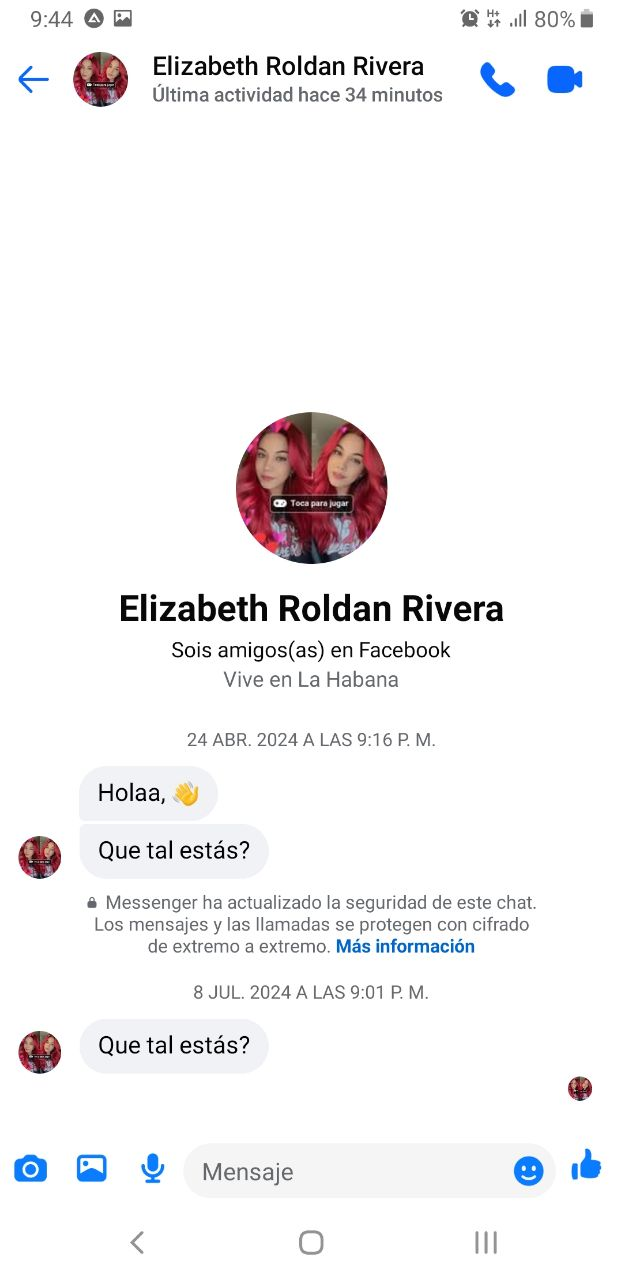
#> input picture machine_learning/img_to_text/imgs_test/messenger_light.jpg, 623 x 1280 px, found by its file name
$ python img_to_text.py
#> lines starting #> are read from the running program, lines starting #| are printed output that depends on the picture; after the words box and inside, x2 and y2 are one past the last pixel; in counts of white or black regions, pixels touching at a corner belong together
### machine_learning/bot/img_handler.py
import cv2
import numpy as np
import pytesseract
try:
    from skimage.metrics import structural_similarity as ssim
    SKIMAGE_AVAILABLE = True
except ImportError:
    SKIMAGE_AVAILABLE = False
    print("Advertencia: scikit-image no instalado. No se calculará SSIM.")
    print("Instala con: pip install scikit-image")

"""

!pip install pyenchant
!sudo apt install enchant-2
!sudo apt install hunspell-es
!pip install easyocr --quiet

"""


CONFIG = {
    # Movil
    'LIGHT_IMG_TEXT_BG_MOVIL': {
        'hex': '#f1f2f6',
        'tolerance-lower-b': 20,
        'tolerance-lower-g': 20,
        'tolerance-lower-r': 20,
        'tolerance-upper-b': 13,
        'tolerance-upper-g': 13,
        'tolerance-upper-r': 13,
    },
    'DARK_IMG_TEXT_BG_MOVIL': {
        'hex': '#333333',
        'tolerance-lower-b': 13,
        'tolerance-lower-g': 13,
        'tolerance-lower-r': 13,
        'tolerance-upper-b': 20,
        'tolerance-upper-g': 20,
        'tolerance-upper-r': 20,
    },
    # Desktop
    'DARK_IMG_TEXT_BG': {
        'hex': '#333333',
        'tolerance-lower-b': 13,
        'tolerance-lower-g': 13,
        'tolerance-lower-r': 13,
        'tolerance-upper-b': 20,
        'tolerance-upper-g': 20,
        'tolerance-upper-r': 20,
    },
    'LIGHT_IMG_TEXT_BG': {
        'hex': '#f0f0f0',
        'tolerance-lower-b': 20,
        'tolerance-lower-g': 20,
        'tolerance-lower-r': 20,
        'tolerance-upper-b': 13,
        'tolerance-upper-g': 13,
        'tolerance-upper-r': 13,
    },
}


class ImgHandler:
    def __init__(self, img_path: str = None, image = None):
        self.img_path = img_path
        self.img = image.copy() \
            if image is not None \
            else cv2.imread(self.img_path)
        self.color_hex = None
        self.color_rgb = None
        self.color_bgr = None
        self.lower_bound = None
        self.upper_bound = None
        self.mask = None
        self.result = None
        self.possible_usernames = []
        self.all_messages = []
        self.coherent_messages = []
        pytesseract.pytesseract.tesseract_cmd = r'C:\Program Files\Tesseract-OCR\tesseract.exe'
        # self.reader = easyocr.Reader(['es'], gpu=True)

        if self.img is None:
            raise Exception("No se pudo cargar la imagen. Verifica la ruta.")


    def get_img(self):
        return self.img

    def get_shape(self):
        return self.img.shape

    # Convierte de hex a RGB
    def hex_to_rgb_color(self, hex_color):
        self.color_hex = hex_color
        self.color_rgb = tuple(int(hex_color[i:i + 2], 16) for i in (1, 3, 5))
        self.color_bgr = self.color_rgb[::-1]
        return self.color_rgb


    def to_bgr_color(self, color: list):
        blue_bgr = np.uint8([[color]])  # Color en formato BGR (OpenCV usa BGR)
        return blue_bgr


    def from_bgr_to_hsv(self, bgr_color):
        hsv_color = cv2.cvtColor(bgr_color, cv2.COLOR_BGR2HSV)
        return hsv_color


    def to_hsv_image(self):
        hsv_image = cv2.cvtColor(self.img, cv2.COLOR_BGR2HSV)
        return hsv_image


    def to_blurred_image(self, image, ksize: tuple, sigmaX: int):
        blurred_image = cv2.GaussianBlur(image, ksize, sigmaX)
        return blurred_image


    # Establece un rango de tolerancia para capturar variaciones del color
    def set_color_tolerance(self, tolerance_lower_b,
                            tolerance_lower_g, tolerance_lower_r,
                            tolerance_upper_b, tolerance_upper_g,
                            tolerance_upper_r
                            ):
        """
        Establece los límites inferior y superior para el rango de colores basado en las tolerancias proporcionadas.

        :param tolerance_lower_b: Tolerancia inferior para el canal azul (B).
        :param tolerance_lower_g: Tolerancia inferior para el canal verde (G).
        :param tolerance_lower_r: Tolerancia inferior para el canal rojo (R).
        :param tolerance_upper_b: Tolerancia superior para el canal azul (B).
        :param tolerance_upper_g: Tolerancia superior para el canal verde (G).
        :param tolerance_upper_r: Tolerancia superior para el canal rojo (R).
        :return: Tupla con los límites inferior y superior.
        """
        # Calcular los límites inferior y superior usando las tolerancias
        self.lower_bound = np.array([
            max(0, self.color_bgr[0] - tolerance_lower_b),
            max(0, self.color_bgr[1] - tolerance_lower_g),
            max(0, self.color_bgr[2] - tolerance_lower_r)
        ])

        self.upper_bound = np.array([
            min(255, self.color_bgr[0] + tolerance_upper_b),
            min(255, self.color_bgr[1] + tolerance_upper_g),
            min(255, self.color_bgr[2] + tolerance_upper_r)
        ])

        return self.lower_bound, self.upper_bound


    def create_mask(self, image=None, lower_bound=None, upper_bound=None):
        """
        Crea una máscara binaria para el color objetivo.

        :param image:
        :param lower_bound: Límite inferior del rango de color (opcional).
        :param upper_bound: Límite superior del rango de color (opcional).
        :return: Máscara binaria (imagen en escala de grises).
        """
        # Usar los valores de self si no se proporcionan parámetros
        if image is None:
            image = self.img
        if lower_bound is None:
            lower_bound = self.lower_bound
        if upper_bound is None:
            upper_bound = self.upper_bound

        # Verificar que los valores necesarios estén definidos
        if lower_bound is None or upper_bound is None:
            raise ValueError("Los límites inferior y superior deben estar definidos.")

        # Crear la máscara
        self.mask = cv2.inRange(image, lower_bound, upper_bound)
        return self.mask


    def create_result(self, mask = None):
        """
        Crea una imagen con la máscara y las regiones extraídas.

        :param mask: la máscara.
        :return: Imagen con la máscara y las regiones extraídas.
        """
        self.result = cv2.bitwise_and(self.img, self.img,
                                      mask=mask if mask else self.mask
                                      )
        return self.result


    # def is_text_coherent(self, text):
    #     """
    #     Comprueba si el texto es coherente.
    #
    #     :param text: Texto a comprobar.
    #     :return: True si el texto es coherente, False en caso contrario.
    #     """
    #     dictionary = enchant.Dict("es")  # Diccionario en español
    #     words = text.split()
    #     if len(words) < 5:
    #         return False
    #     valid_words = [word for word in words if dictionary.check(word)]
    #     return len(valid_words) / len(words) > 0.8  # Umbral de coherencia


    def extract_text(self, image = None):
        """
        Extrae el texto de la imagen.

        :return: Texto extraído de la imagen.
        """
        # show image
        if self.result is not None:
            image = self.result
        elif image is None:
            image = self.img

        custom_config = r'--oem 3 --psm 6 -l spa'
        text = pytesseract.image_to_string(image, config=custom_config)

        text = text.encode('utf-8').decode('utf-8').strip()
        return text

        # [23 lines of commented-out code are left out]


    def save_results(self, output_path='result.png'):
        """
        Guarda la máscara y las regiones extraídas en archivos.

        :param output_path: Ruta donde se guardará el resultado.
        """
        cv2.imwrite(output_path, self.result)


    def is_dark_mode(self) -> bool:
        gray_image = cv2.cvtColor(self.img, cv2.COLOR_BGR2GRAY)
        average_brightness = np.mean(gray_image)
        threshold = 128  # Umbral típico para distinguir claro de oscuro

        if average_brightness < threshold:
            return True
        else:
            return False


    # Calcular el error cuadrático medio de las dos imagenes para saber su similitud
    # [32 lines left out: functions similarity_by_mse, detect_circles, find_contours, not called in this run]


    def save_image(self):
        cv2.imwrite("image_test.png", self.img)


    def get_edged(self, image = None):
        edged = cv2.Canny(image if image is not None else self.img, 30, 200)
        return edged


    # [617 lines left out: functions get_contours_by_edges, contour_to_image, is_top_edge_irregular, is_bottom_edge_irregular, create_mask_to_large_contours, find_contours_by_large_contours_mask and 6 more, not called in this run]

### machine_learning/bot/img_to_text.py
from img_handler import ImgHandler

IMG_PATH = 'C:/Users/Ale z17/Desktop/z17-MITRANS/machine_learning/img_to_text/imgs_test/messenger_light.jpg'
IMG_PATH_DARK = 'C:/Users/Ale z17/Desktop/z17-MITRANS/machine_learning/img_to_text/imgs_test/messenger_dark.jpg'
CONFIG = {
    # Movil
    'LIGHT_IMG_TEXT_BG_MOVIL': {
        'hex': '#f1f2f6',
        'tolerance-lower-b': 20,
        'tolerance-lower-g': 20,
        'tolerance-lower-r': 20,
        'tolerance-upper-b': 13,
        'tolerance-upper-g': 13,
        'tolerance-upper-r': 13,
    },
    'DARK_IMG_TEXT_BG_MOVIL': {
        'hex': '#333333',
        'tolerance-lower-b': 13,
        'tolerance-lower-g': 13,
        'tolerance-lower-r': 13,
        'tolerance-upper-b': 20,
        'tolerance-upper-g': 20,
        'tolerance-upper-r': 20,
    },
    # Desktop
    'DARK_IMG_TEXT_BG': {
        'hex': '#333333',
        'tolerance-lower-b': 13,
        'tolerance-lower-g': 13,
        'tolerance-lower-r': 13,
        'tolerance-upper-b': 20,
        'tolerance-upper-g': 20,
        'tolerance-upper-r': 20,
    },
    'LIGHT_IMG_TEXT_BG': {
        'hex': '#f0f0f0',
        'tolerance-lower-b': 20,
        'tolerance-lower-g': 20,
        'tolerance-lower-r': 20,
        'tolerance-upper-b': 13,
        'tolerance-upper-g': 13,
        'tolerance-upper-r': 13,
    },
}


def img_to_text(image_path=IMG_PATH, image=None):
    img = ImgHandler(img_path=image_path, image=image)
#> in __init__, self.img is the input picture: shape (1280, 623, 3); mean B, G, R 243.8, 242.9, 244
    is_dark_mode = img.is_dark_mode()
#> in is_dark_mode, `gray_image = cv2.cvtColor(self.img, cv2.COLOR_BGR2GRAY)`:
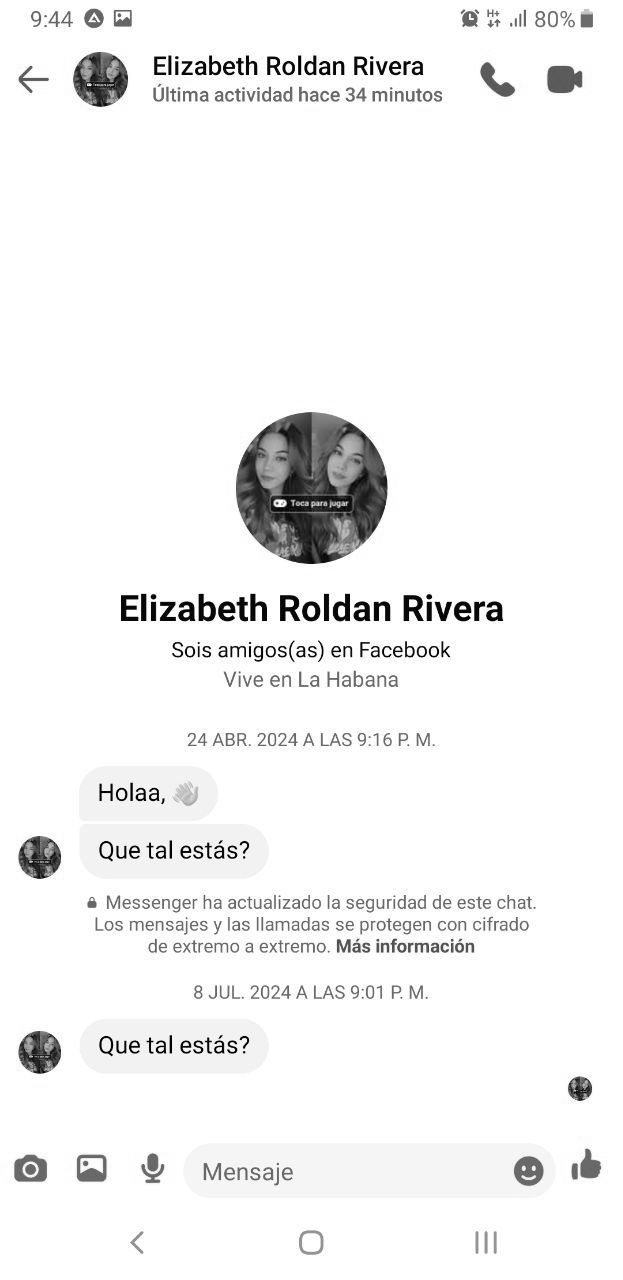
#> gray_image: shape (1280, 623); min 0, max 255, mean 243.3
#> in is_dark_mode, `average_brightness = np.mean(gray_image)`: average_brightness = 243.3
    mode = 'DARK_IMG_TEXT_BG' if is_dark_mode else 'LIGHT_IMG_TEXT_BG'

    img.hex_to_rgb_color(CONFIG[mode]['hex'] if
                         is_dark_mode else CONFIG['LIGHT_IMG_TEXT_BG']['hex']
                         )

    img.set_color_tolerance(tolerance_lower_r=CONFIG[mode]['tolerance-lower-r'],
                            tolerance_lower_g=CONFIG[mode]['tolerance-lower-g'],
                            tolerance_lower_b=CONFIG[mode]['tolerance-lower-b'],
                            tolerance_upper_r=CONFIG[mode]['tolerance-upper-r'],
                            tolerance_upper_g=CONFIG[mode]['tolerance-upper-g'],
                            tolerance_upper_b=CONFIG[mode]['tolerance-upper-b'])
    img.create_mask()
#> in create_mask, `self.mask = cv2.inRange(image, lower_bound, upper_bound)`:
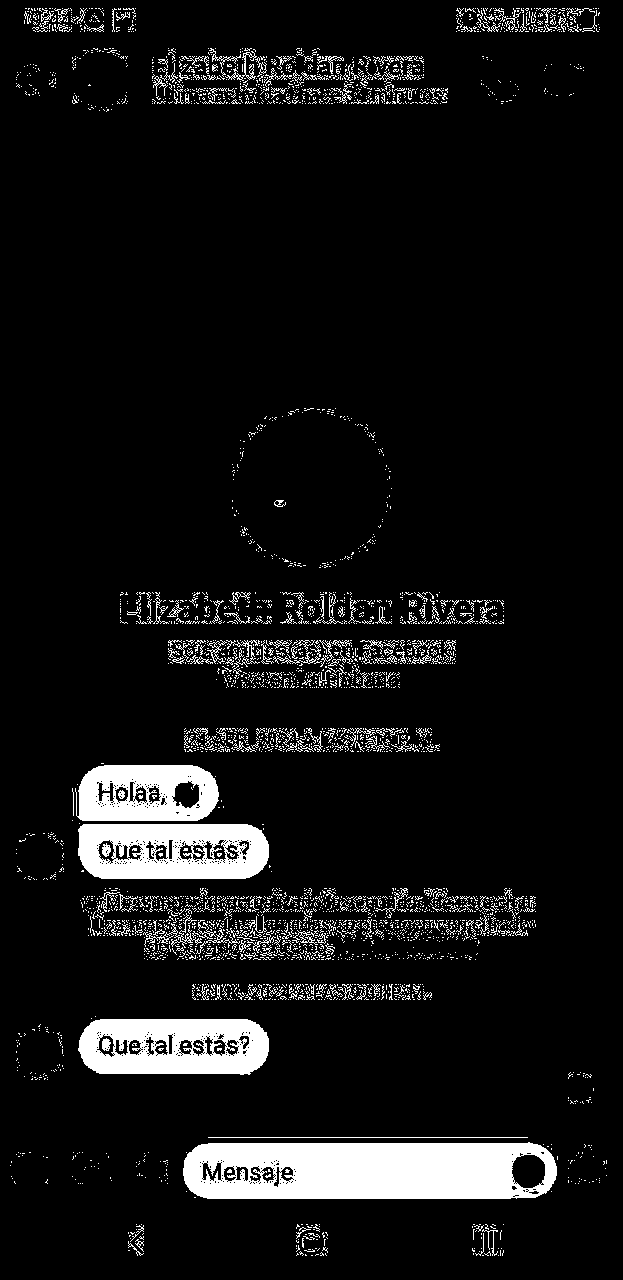
#> self.mask: shape (1280, 623); 8% white; 3720 white regions (3498 under 20 px), largest, box (x1, y1, x2, y2) and area: (183, 1142, 557, 1199) 18426, (78, 824, 269, 879) 8435, (78, 1019, 269, 1075) 8423
    img.create_result()
    img.save_results()
    texts = img.extract_text()
    return texts


def main():
    img_to_text()
#> (the call stopped at in extract_text, `text = pytesseract.image_to_string(image, config=custom_config)`: pytesseract is not available in this run)

if __name__ == '__main__':
    main()
